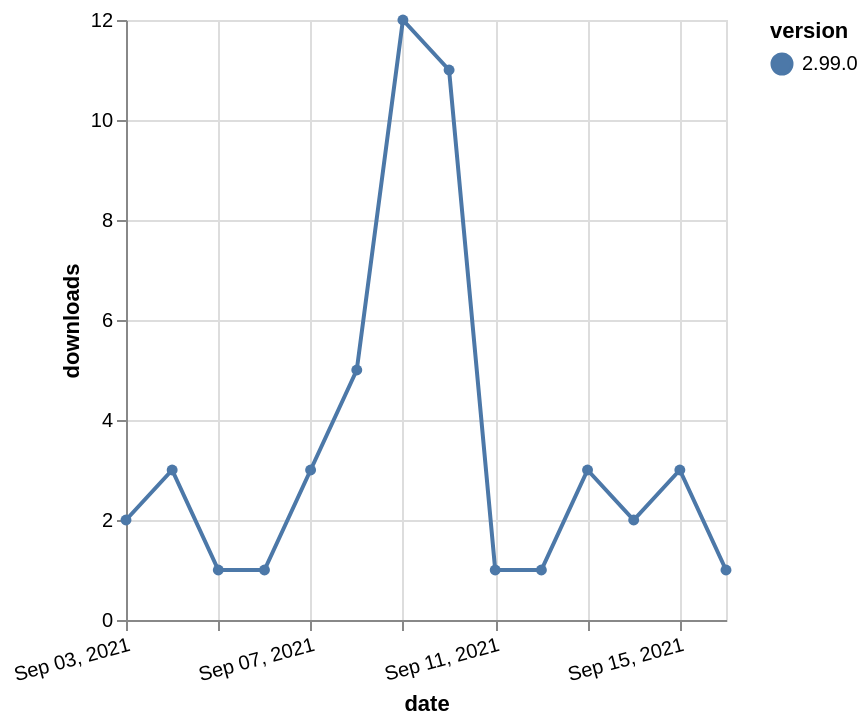

Write a Vega-Lite specification for this figure.
### Vega-Lite specification from a JSON file in a GitHub repository (floating-point values rounded to 4 significant figures)
{"$schema": "https://vega.github.io/schema/vega-lite/v5.json", "description": "A simple bar chart with embedded data.", "data": {"values": [{"date": "2021-09-03", "total": 1224, "delta": 2, "version": "2.99.0"}, {"date": "2021-09-04", "total": 1227, "delta": 3, "version": "2.99.0"}, {"date": "2021-09-05", "total": 1228, "delta": 1, "version": "2.99.0"}, {"date": "2021-09-06", "total": 1229, "delta": 1, "version": "2.99.0"}, {"date": "2021-09-07", "total": 1232, "delta": 3, "version": "2.99.0"}, {"date": "2021-09-08", "total": 1237, "delta": 5, "version": "2.99.0"}, {"date": "2021-09-09", "total": 1249, "delta": 12, "version": "2.99.0"}, {"date": "2021-09-10", "total": 1260, "delta": 11, "version": "2.99.0"}, {"date": "2021-09-11", "total": 1261, "delta": 1, "version": "2.99.0"}, {"date": "2021-09-12", "total": 1262, "delta": 1, "version": "2.99.0"}, {"date": "2021-09-13", "total": 1265, "delta": 3, "version": "2.99.0"}, {"date": "2021-09-14", "total": 1267, "delta": 2, "version": "2.99.0"}, {"date": "2021-09-15", "total": 1270, "delta": 3, "version": "2.99.0"}, {"date": "2021-09-16", "total": 1271, "delta": 1, "version": "2.99.0"}]}, "width": "container", "mark": {"type": "line", "point": {"filled": true}}, "encoding": {"x": {"field": "date", "type": "temporal", "timeUnit": "yearmonthdate", "title": "date", "axis": {"labelAngle": -15}}, "y": {"field": "delta", "type": "quantitative", "title": "downloads"}, "color": {"field": "version", "type": "nominal"}, "tooltip": {"field": "delta"}}}
